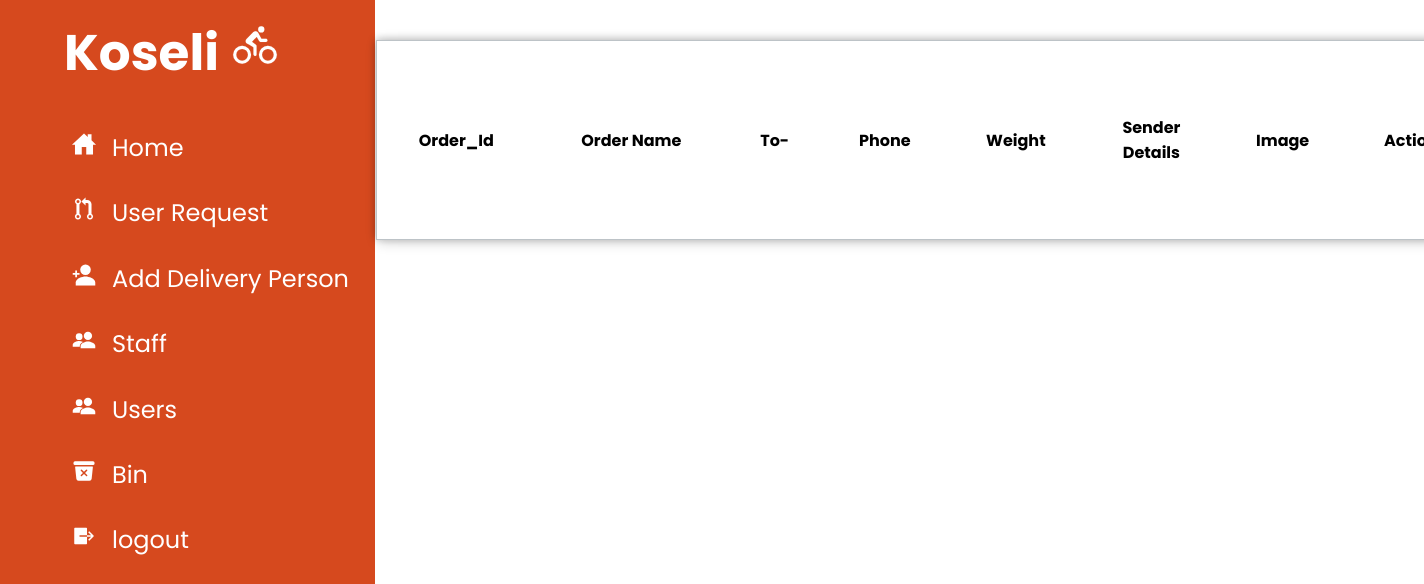
The page /admin/?r=request (signed in) on the database as committed earlier.
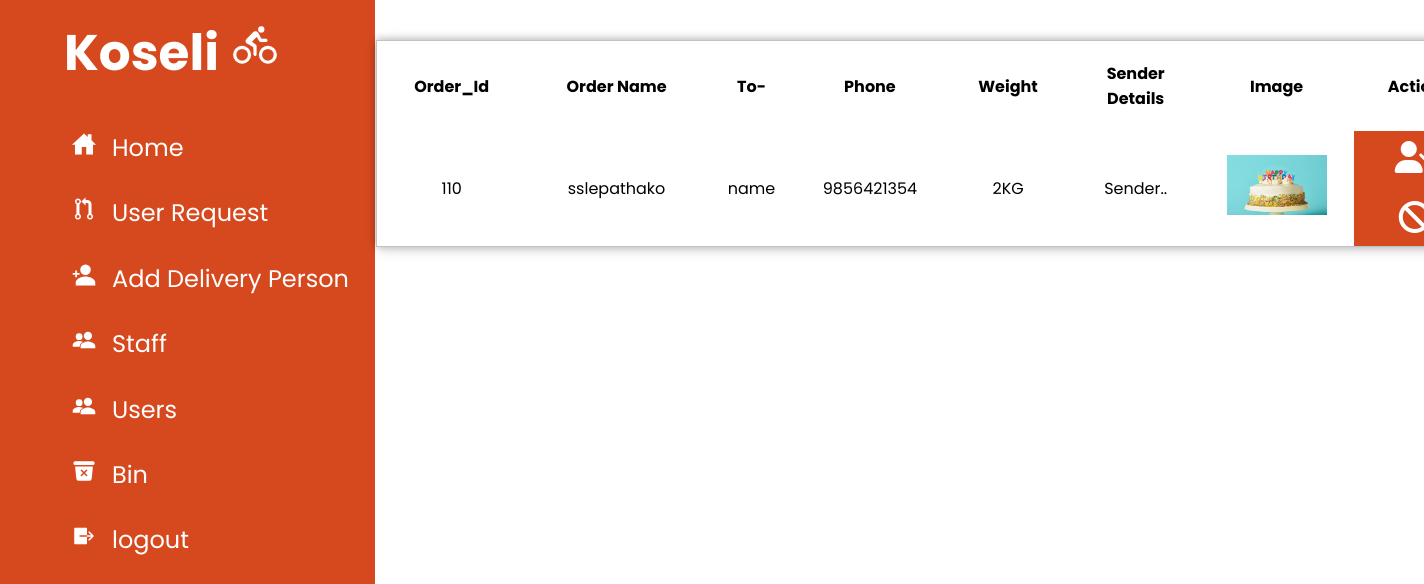
The same page on the database as committed later.
### tables this page shows
CREATE TABLE `courier` (
  `oid` int(11) NOT NULL,
  `uid` int(255) NOT NULL,
  `sid` int(255) NOT NULL DEFAULT 0,
  `ordername` text NOT NULL,
  `rname` text NOT NULL,
  `remail` varchar(30) NOT NULL,
  `rphone` varchar(10) NOT NULL,
  `raddress` varchar(20) NOT NULL,
  `weight` int(2) NOT NULL,
  `date` varchar(255) NOT NULL,
  `image` text NOT NULL,
  `status` int(2) NOT NULL DEFAULT 0
);

### admin/controller/requestcontroller.php (called while the page is built)
<?php
include 'view/navbar.php';
include 'view/userrequest.php';
include 'view/footer.php';
?>

### admin/model/dbmodel.php (called while the page is built, shortened)
<?php
function db_connect() {
    $db['host'] = "localhost";
    $db['username'] = "root";
    $db['password'] = "";
    $db['db_name'] = "koseli";
    $conn = new mysqli($db['host'], $db['username'], $db['password'], $db['db_name']);
    return $conn;
}
function view_courier()
{
$conn = db_connect();
$sql = "SELECT * from courier INNER JOIN user ON courier.uid=user.id WHERE courier.status='0'";
$result = $conn->query($sql);
if($result)
{
    return $result;
}
else
{
    return false;
}
}
?>

### admin/view/userrequest.php (the view, shortened to what this page needs)
<?php
    include 'model/dbmodel.php';
    ?>
    <div class="box">
    <?php
    $request = view_courier();
?>
<table style=text-align:center>
   <tr>
   <th> Order_Id</th>
        <th> Order Name</th>
        <th> To-</th>
        <th> Phone</th>
        <th> Weight</th>
        <th> Sender<br>Details</th>
        <th> Image</th>
        <th> Action</th>
</tr><?php
while ($row = $request->fetch_assoc()) {
    $uid= $row['oid'];
    ?>
    <tr>
    <td><?php echo $row['oid']; ?></td>
        <td><?php echo $row['ordername']; ?></td>
        <td><?php echo $row['rname']; ?></td>
        <td><?php echo $row['rphone']; ?></td>
        <td><?php echo $row['weight']  ; ?>KG</td>
        <td><a style="color:black" href="<?php echo $base_url; ?>?r=sender&uid=<?php echo $row['id']; ?>"> Sender.. </a></td>
        <td> <img src="../<?php echo $row['image']; ?>" alt="pic" style="max-width: 100px;"/> </td>
        <td bgcolor=#d6491e >  <a style=color: white href=<?php echo $base_url; ?>?r=accept&uid=<?php echo $uid; ?>><i class="fa-2x fa-solid fa-user-check"></i></a><br><br>
        <a style="color:" white href=<?php echo $base_url; ?>?r=reject&uid=<?php echo $uid; ?>><i class="fa-2x fa-solid fa-ban"></i></a></td>
</tr>
<?php
}
?>
</table>
</div>

Rows that differ between the two databases and show on the page:
added courier: oid "110", ordername "sslepathako", rname "name", rphone "9856421354", weight "2", image (picture)
